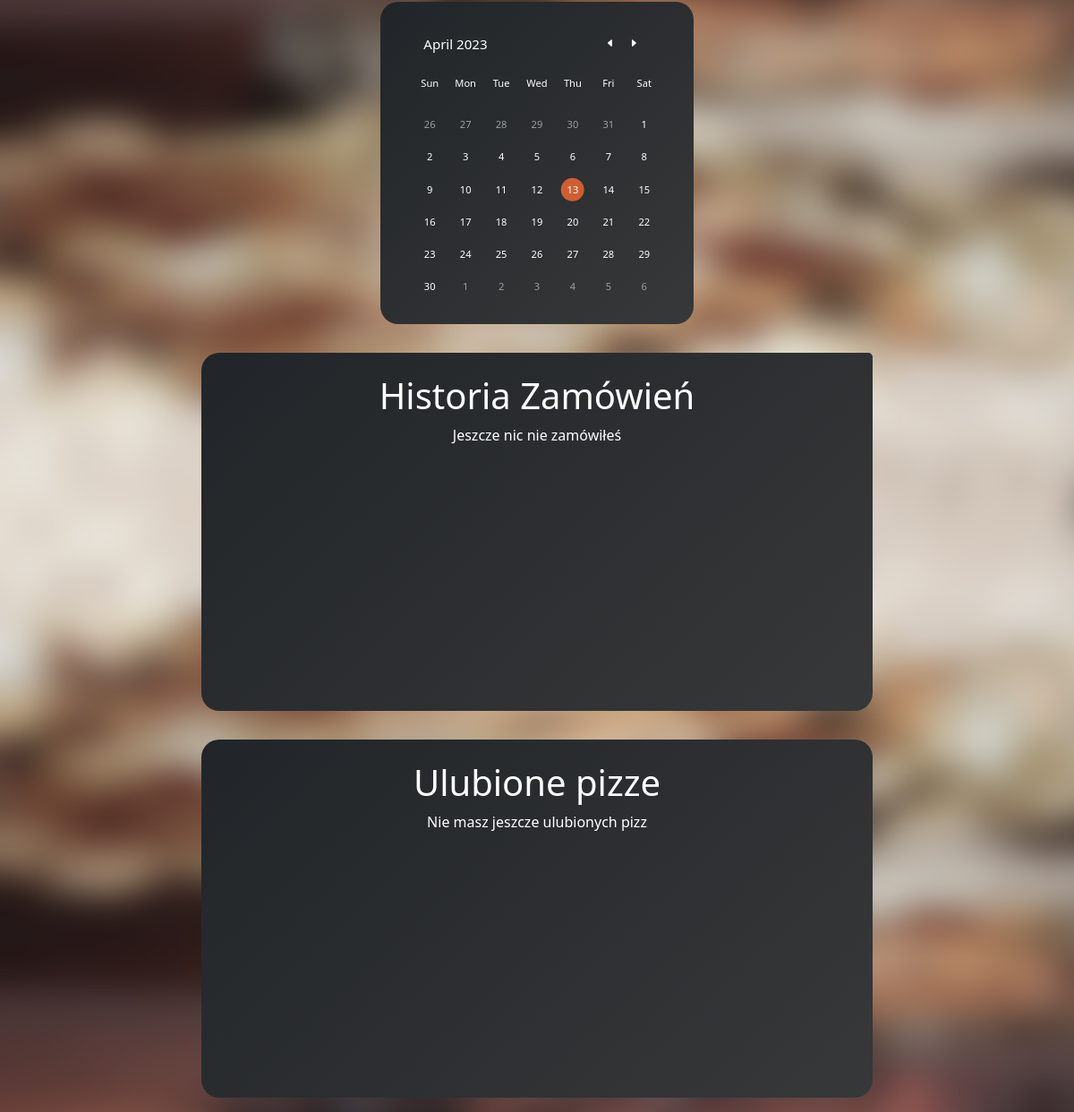
Before: /dashboard.php (signed in, lower part) with the older database file.
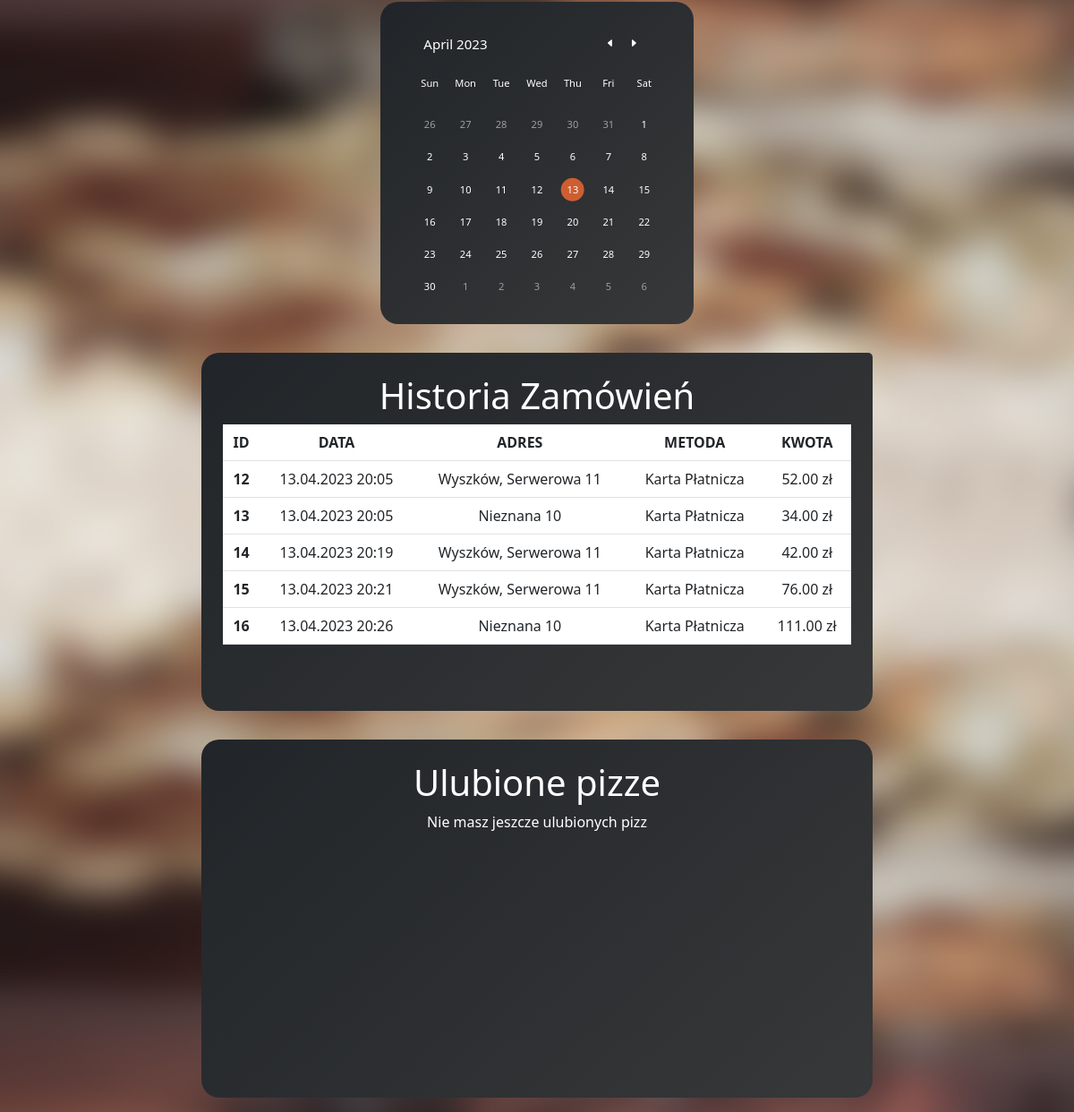
After: the same page with the newer database file.
### tables this page shows
CREATE TABLE `orders` (
  `id` int(11) NOT NULL,
  `userId` int(11) NOT NULL,
  `orderData` longtext NOT NULL CHECK (json_valid(`orderData`)),
  `address` varchar(100) NOT NULL,
  `paymentMethod` int(11) NOT NULL,
  `cost` decimal(10,2) NOT NULL,
  `date` datetime NOT NULL DEFAULT current_timestamp(),
  `phone` varchar(9) NOT NULL
);

CREATE TABLE `paymentMethods` (
  `id` int(11) NOT NULL,
  `name` varchar(20) NOT NULL
);

### php/functions.php (the view, shortened to what the changed rows need)
<?php require("config.php");
class DatabaseClass
{
    function getData($query)
    {
        $result = new stdClass();
        try {
            $server = new mysqli(MYSQL_HOST, MYSQL_USER, MYSQL_PASSWORD, MYSQL_DATABASE);
            $r = $server->query($query);
            $result->success = 1;
            $result->error = null;
            $result->resultNum = $r->num_rows;
            $result->results = $r->fetch_all();
            return $result;
        } catch (Exception $e) {
            $result->success = 0;
            $result->error = $e;
            $result->resultNum = null;
            $result->results = null;
            return $result;
        }
    }
}
class UserClass
{
    function getUserId()
    {
        return $_SESSION['userId'];
    }
}
class ContentClass
{
    function generateUserFavoritePizzas() {
        $user = User->getUserId();
        $query = "SELECT JSON_VALUE(orderData, '$.products[*].id'), SUM(JSON_VALUE(orderData, '$.products[*].count')) AS purchased FROM orders WHERE userId = $user GROUP BY JSON_VALUE(orderData, '$.products[*].id') ORDER BY purchased DESC LIMIT 3";
        $result = Database->getData($query);
        if($result->resultNum == 3) {
            $paths = [];
            for ($i=0; $i < 3; $i++) {
                $image = Database->getData("SELECT image FROM products WHERE id = ".$result->results[$i][0]);
                array_push($paths, $image->results[0][0]);
            }
            echo Template->userFavoritePizzas($paths);
        } else {
            echo Template->noUserFavoritePizzas();
        }
    }
    function generateUserOrderHistory() {
        $user = User->getUserId();
        $query = "SELECT orders.id, date, address, paymentMethods.name, cost FROM orders JOIN paymentMethods ON orders.paymentMethod = paymentMethods.id WHERE userId = $user";
        $result = Database->getData($query);
        if($result->resultNum > 0) {
            $historyRows = "";
            for($i = 0; $i < $result->resultNum; $i++) {
                $historyRows .= Template->userOrderHistoryRow($result->results[$i]);
            }
            echo Template->userOrderHistory($historyRows);
        } else {
            echo Template->noUserOrderHistory();
        }
    }
}
class TemplateClass
{
    function noUserFavoritePizzas() {
        return <<< TEMPLATE
        <div data-aos="zoom-in-up" id="top-pizza" class="m-3 p-4">
            <div class="d-flex justify-content-center align-items-center flex-column">
                <h1 class="text-white text-center "> Ulubione pizze </h1>
                <div class="d-flex justify-content-center align-items-center ps-5 pe-5 h-100 text-white">
                    Nie masz jeszcze ulubionych pizz
                </div>
            </div>
        </div>
        TEMPLATE;
    }
    function userOrderHistory($rows) {
        return <<< TEMPLATE
            <table class="table">
                <thead>
                <tr>
                    <th scope="col">ID</th>
                    <th scope="col">DATA</th>
                    <th scope="col">ADRES</th>
                    <th scope="col">METODA</th>
                    <th scope="col">KWOTA</th>
                </tr>
                </thead>
                <tbody>
                    $rows
                </tbody>
            </table>
        TEMPLATE;
    }
    function noUserOrderHistory() {
        return <<< TEMPLATE
        <div class="tabelka text-white align-items-center">
            Jeszcze nic nie zamówiłeś
        </div>
        TEMPLATE;
    }
    function userOrderHistoryRow($data) {
        $date=date_create($data[1]);
        $date=date_format($date,"d.m.Y H:i");
        return <<< TEMPLATE
            <tr>
                <th scope="row">$data[0]</th>
                <td>$date</td>
                <td>$data[2]</td>
                <td>$data[3]</td>
                <td>$data[4] zł</td>
            </tr>
        TEMPLATE;
    }
}

Changed rows visible on the page:
added orders: id "12", date "13.04.2023 20:05", address "Wyszków, Serwerowa 11", cost "52.00"
added paymentmethods: name "Karta Płatnicza Karta Płatnicza Karta Płatnicza Karta Płatnicza Karta Płatnicza"
added orders: id "13", date "13.04.2023 20:05", address "Nieznana 10", cost "34.00"
added orders: id "14", date "13.04.2023 20:19", address "Wyszków, Serwerowa 11", cost "42.00"
added orders: id "15", date "13.04.2023 20:21", address "Wyszków, Serwerowa 11", cost "76.00"
added orders: id "16", date "13.04.2023 20:26", address "Nieznana 10", cost "111.00"
Other visible differences:
text no longer shown: "Jeszcze nic nie zamówiłeś"
text now shown: "ID DATA ADRES METODA KWOTA zł zł zł zł zł"
